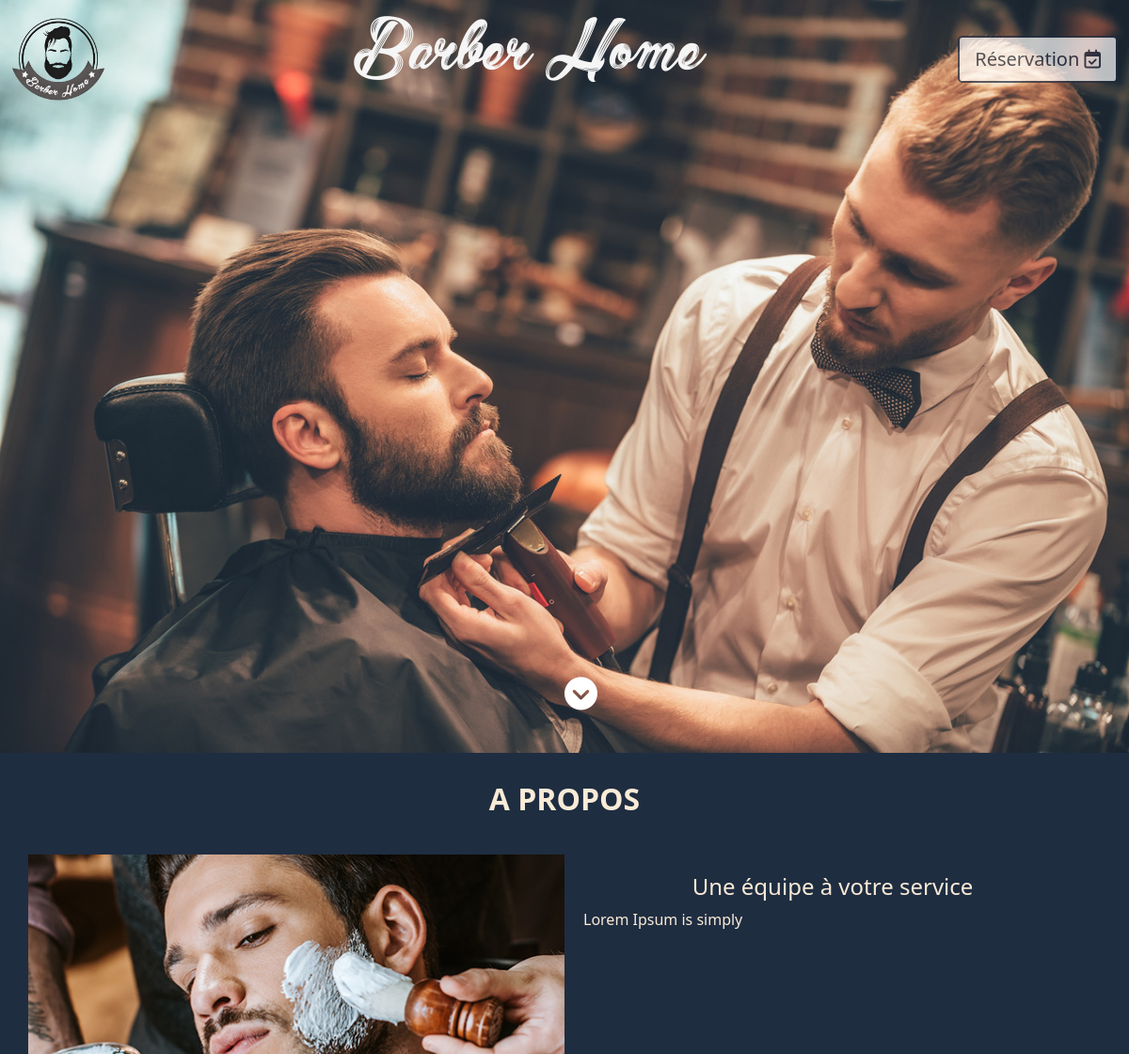
Before: /content/index.php (upper part) with the older database file.
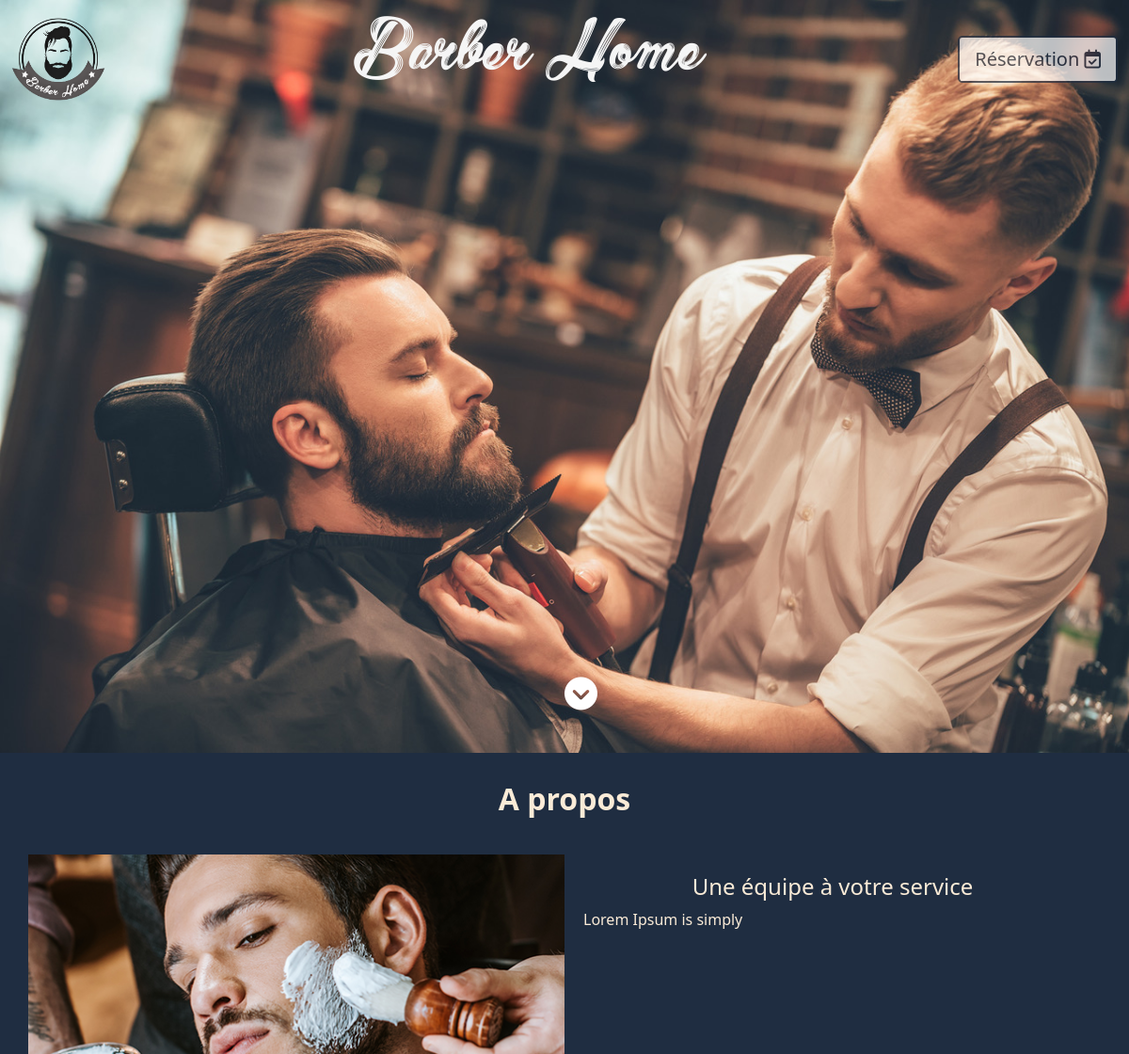
After: the same page with the newer database file.
### tables this page shows
CREATE TABLE `section_nav` (
  `id` int(11) NOT NULL AUTO_INCREMENT,
  `item_logo` varchar(255) DEFAULT NULL,
  `item_1` varchar(255) DEFAULT NULL,
  `item_2` varchar(255) DEFAULT NULL,
  `item_3` varchar(255) DEFAULT NULL,
  `item_4` varchar(255) DEFAULT NULL,
  `title` varchar(50) DEFAULT NULL,
  `calendly` longblob DEFAULT NULL,
  PRIMARY KEY (`id`)
);

CREATE TABLE `section_apropos` (
  `id` int(11) NOT NULL AUTO_INCREMENT,
  `title` varchar(255) NOT NULL,
  `first_image` varchar(255) NOT NULL,
  `first_text` text NOT NULL,
  `second_image` varchar(255) NOT NULL,
  `second_text` text NOT NULL,
  `title_text_1` varchar(255) NOT NULL,
  `title_text_2` varchar(255) NOT NULL,
  PRIMARY KEY (`id`)
);

### content/sql/DbConnect.php (called while the page is built, shortened)
<?php
class DbConnect {
    private $host = "mariadb";
    private $dbName = "niwee";
    private $user = "nKqRbHRcUsUYkX9FapA4HLYQ";
    private $password = "a7Hxy865CBydz9kUBM2tXGkF";
    public function __construct(){
        try{
            $this->_pdo = new \PDO('mysql:host='.$this->host.';dbname='.$this->dbName.';',$this->user,$this->password);
        }catch(\PDOException $e){
            echo 'conexion database error : '. $e->getMessage();
        }
    }
}

### content/sql/Sql.php (called while the page is built, shortened)
<?php
require_once 'DbConnect.php';
class Sql extends DbConnect
{
  public function getNav()
  {
    $request = $this->_pdo->query('SELECT * FROM section_nav');
    $request->execute();
    $navBar = $request->fetchAll();
    if(!empty($navBar)){
    return $navBar[0];
    }else{
    return $navBar;
    }
  }
  public function getSectionApropos()
  {
    $request = $this->_pdo->query('SELECT * FROM section_apropos');
    $request->execute();
    $Apropos = $request->fetchAll();
    if(!empty($Apropos)){
    return $Apropos[0];
    }else{
    return $Apropos;
    }
  }
}

### content/index.php (the view, shortened to what this page needs)
<?php
require_once 'sql/Sql.php';
$sql = new Sql;
$navBar = $sql->getNav();
$Apropos = $sql->getSectionApropos();
?>
<!DOCTYPE html>
<html lang="fr">
<head>
  <link href="https://cdn.jsdelivr.net/npm/bootstrap@5.0.1/dist/css/bootstrap.min.css" rel="stylesheet">
  <link rel="stylesheet" href="https://cdnjs.cloudflare.com/ajax/libs/font-awesome/4.7.0/css/font-awesome.min.css">
  <link rel="stylesheet" href="assets/css/style.css">
  <link rel="stylesheet" href="assets/fonts/Barber Street.ttf">
</head>
<body>
  <header class="container-fluid backgroundHead">
  <?php require_once 'template/header.php'; ?>
  <a id="arrow" href="#apropos" class="fas fa-chevron-circle-down"></a>
  </header>
  <section>
    <div id="apropos" class="bandeau">
      <h2><?php echo $Apropos['title']; ?></h2>
      <div class="container ">
        <div class="row">
          <div class="col-md-6 col-sm-12 img1 ">
          </div>
          <div class="col-md-6 col-sm-12 padding20RL">
            <h4><?php echo $Apropos['title_text_1']; ?></h4>
            <p><?php echo $Apropos['first_text']; ?>
            </p>
          </div>
        </div>
      </div>
    </div>
  </section>
  <link href="https://assets.calendly.com/assets/external/widget.css" rel="stylesheet">
</body>
</html>

### content/template/header.php (shortened to what this page needs)
<nav class="navbar navbar-expand-lg  navbar-light justify-content-center fixed-top">
  <div class="container-fluid">
    <a class="navbar-brand mx-auto "  href="#"> <img src="assets/img/<?php echo $navBar['item_logo']; ?>.png" alt="" width="100" height="100" class="logo d-inline-block"></a>
    <div class="collapse navbar-collapse " id="navbarSupportedContent">
      <ul class="navbar-nav mx-auto   navbar-light ">
        <h1 class="title"><?php echo $navBar['title']; ?></h1>
      </ul>
    </div>
    <button id="calendly-btn" class="btn-lg btn-outline-light mx-auto" type="submit">Réservation <i class="far fa-calendar-check"></i></button>
  </div>
</nav>

### content/assets/css/style.css (style rules this page uses)
html { padding: 0px; margin: 0px; }
.padding20RL { padding: 0 20px; }
.backgroundHead { position: relative; background: url('/assets/img/background.jpeg'); height: 100vh; background-position: center center; background-repeat: no-repeat; background-size: cover; }
section { margin: 0 0 30px 0; }
h1 { text-align: center; font-family: "Barber Street"; font-weight: 100; font-size: 80px; color: whitesmoke; }
h2 { font-weight: bolder; text-align: center; }
.bandeau h2 { margin-bottom: 40px; }
.bandeau { text-align: center; padding: 30px 25px 45px 25px; margin: 0 0 30px 0; background-color: #1F2D41; color: antiquewhite; }
.btn-lg { background-color: #ffffff; color: #1F2D41; border: 2px solid #1F2D41; opacity: 70%; }
.logo { color: black; }
.navbar { transition: 1s; }
#arrow { position: absolute; top: 90%; left: 50%; font-size: 35px; text-decoration: none; color: #ffffff; }
#apropos h4 { padding-top: 20px; text-align: center; color: antiquewhite; }
#apropos p { text-align: left !important; color: antiquewhite; }
@media (min-width: 801px) and (max-width: 1399px) { .backgroundHead { background-position: 20% center; } }

Changed rows visible on the page:
changed section_apropos "Une équipe à votre service": title "A PROPOS" → "A propos"
